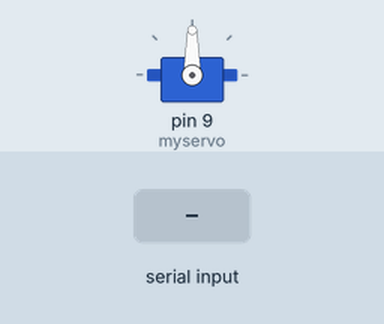
Simulated run of this sketch. Board: Arduino Uno, built with avr-gcc and run on an emulated ATmega328P. On the bench: servo. The inputs (shaded band) are chosen by the test bench.

Above: at 1.2 s.
1.3 s: byte 30 received over Serial
At 2.4 s:
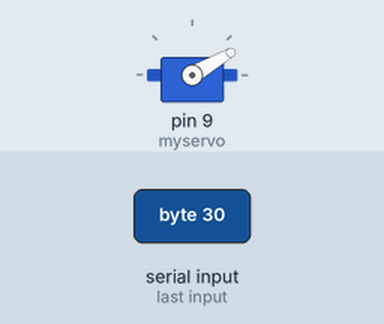
2.9 s: byte 120 received over Serial
At 3.6 s:
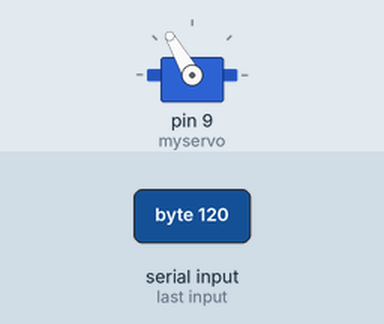
Timing chart, 0 to 5.9 s (numbered marks = the images above; inputs shaded):
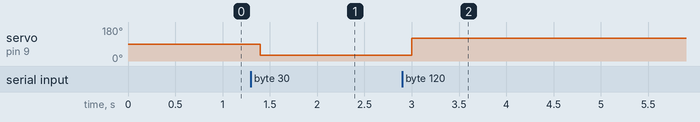

The sketch:

ServoTest.ino
```cpp
// Servo Sweep
#include <Servo.h>

Servo myservo;

int pos = 90;

void setup()
{
  pinMode(9, OUTPUT);
  myservo.attach(9);
  myservo.write(pos);
  Serial.begin(9600);
}

void loop()
{
  if (Serial.available())
  {
    pos = Serial.read();
    myservo.write(pos);
  }
  delay(100);
}
```

Measured:
- after the input at 1.3 s, servo on pin 9 (myservo): 90° → 30° after 0.10 s
- after the input at 2.9 s, servo on pin 9 (myservo): 30° → 120° after 0.10 s
